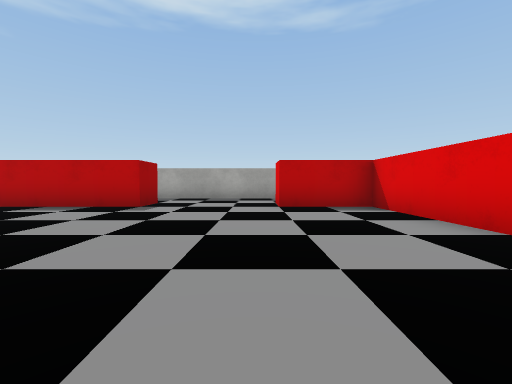
View 1 (above)

16 first-person views from a walk through a Unity game level. The camera is 0.51 m above the floor, tilts 2° down and sees 90° across. The floor is counted in squares, 1 m on a side. Each view is taken from the middle of a square. On the plan, view 1 faces up. The plan holds only what a view shows up to about 9 squares ahead; the rest is blank. The place goes on beyond the plan. Some surface patterns are stand-ins.

View 2
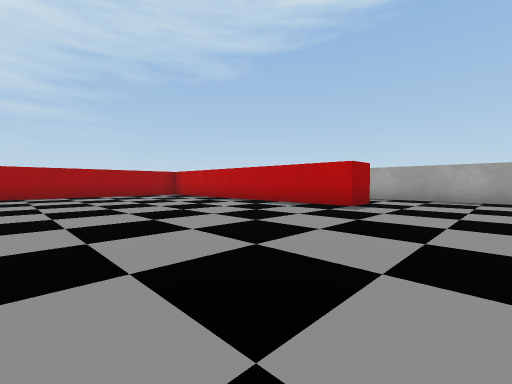

View 3
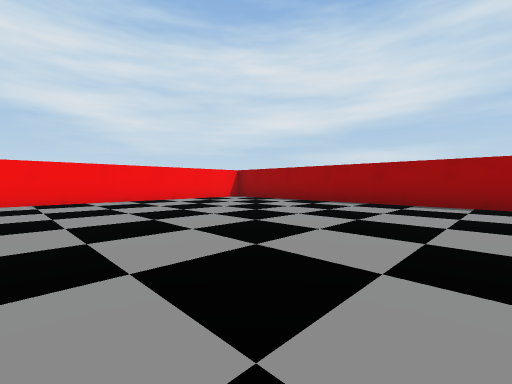

View 4
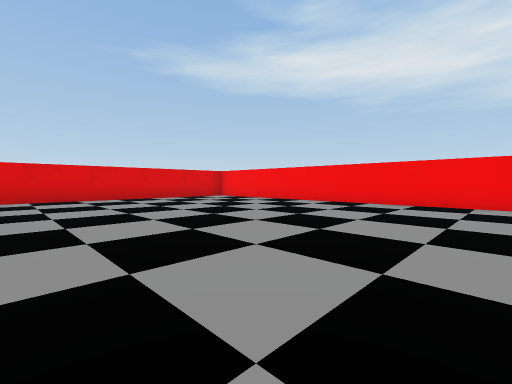

View 5
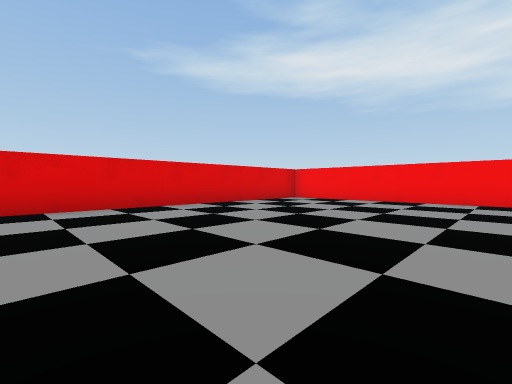

View 6
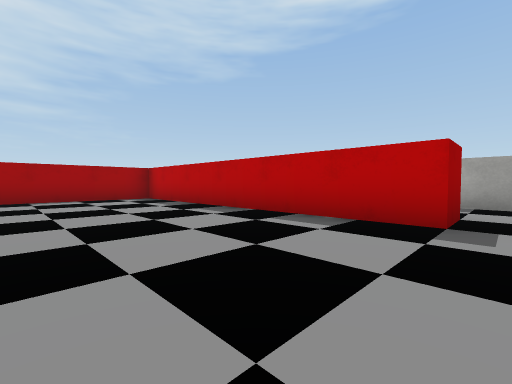

View 7
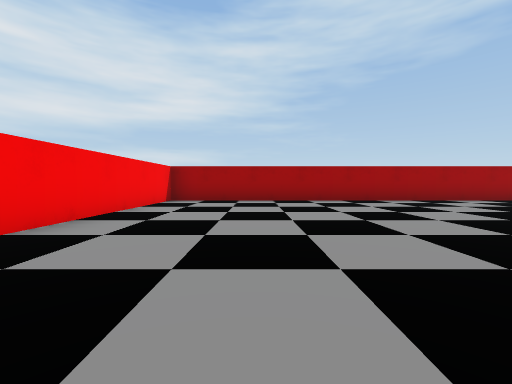

View 8
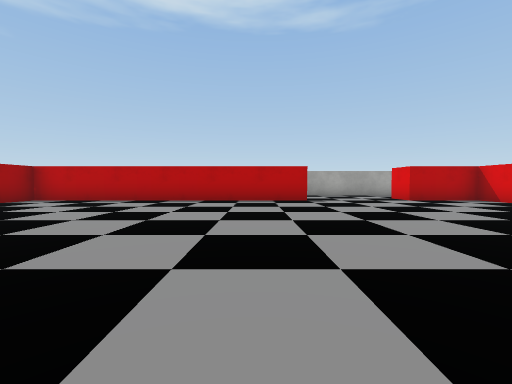

View 9
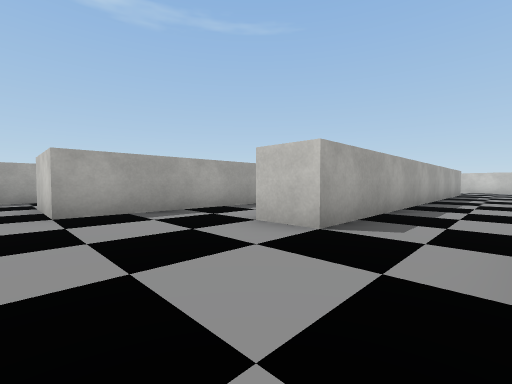

View 10
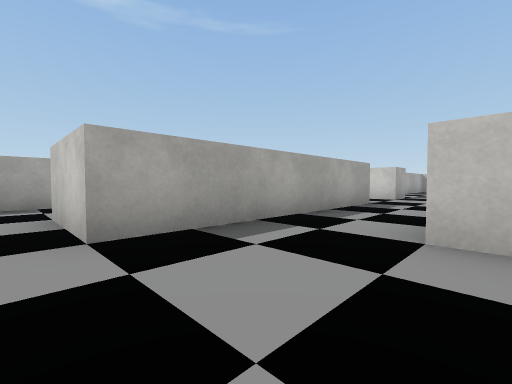

View 11
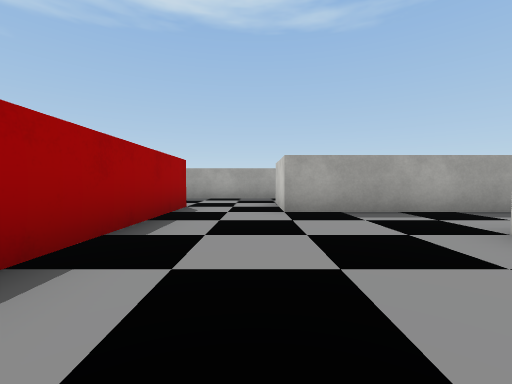

View 12
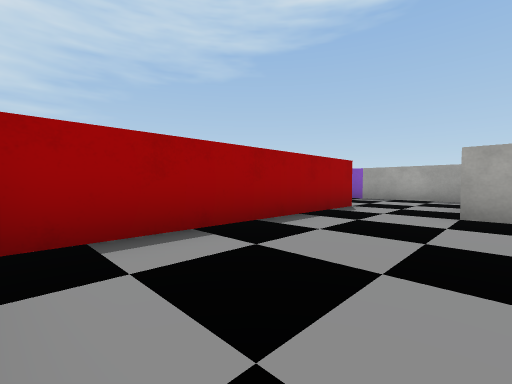

View 13
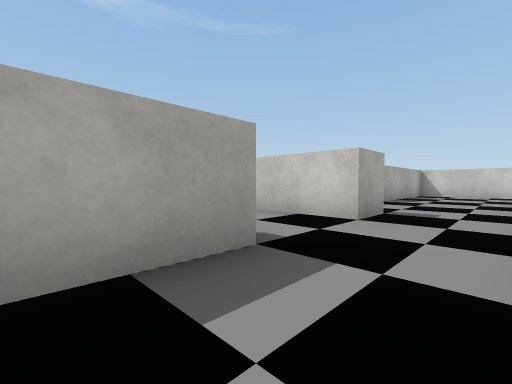

View 14
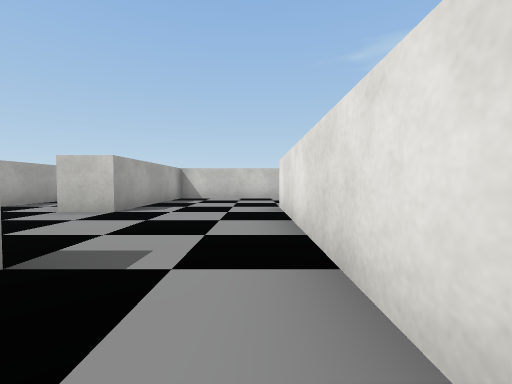

View 15
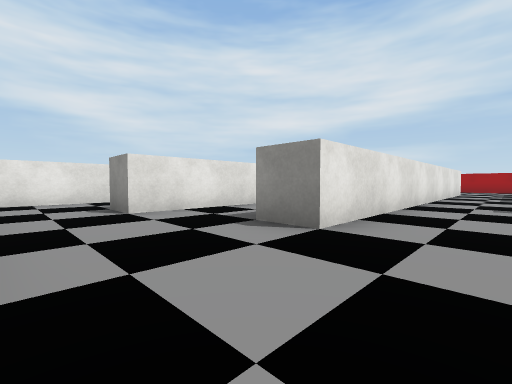

View 16
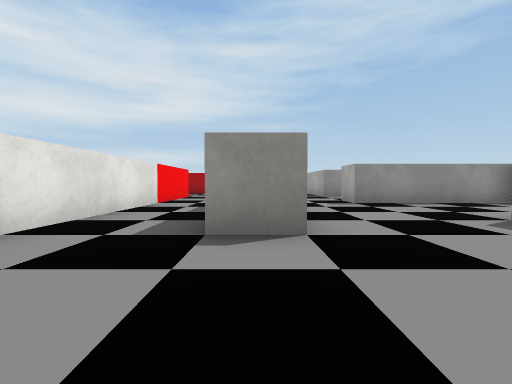

### Floor plan
Points are (right, up) in squares from view 1. A wall is a line through its corners. A room is listed if a view was taken in it or the views show most of it. See-through windows are left out.
Room 1 (views 1, 2, 3, 4, 5, 6, 7, 8)
walls: (-2.5, 6.5) (-2.5, 5.5) (-10.5, 5.5) (-10.5, -5.5) (2.2, -5.5); (0.5, 8.5) (-3.5, 8.5); (2.5, -5.2) (2.5, 5.5) (0.5, 5.5) (0.5, 6.5)
ways out: opening at (-3, 7.5) to room 2; opening at (0, 7.5) to room 3
Room 2 (views 9, 10, 11, 12, 13, 14)
walls: (-3.5, 8.5) (-3.5, 9.5); (-1.2, 9.5) (3.5, 9.5); (0.5, 11.5) (-5.5, 11.5) (-5.5, 12.5); (-7.5, 12.6) (-7.5, 6.9); (3.5, 11.5) (2.5, 11.5) (2.5, 12.5)
ways out: opening at (-3, 7.5) to room 1; opening at (3, 10.5) to room 3; opening at (-6.5, 12); opening at (1.5, 12)
Room 3 (views 15, 16)
walls: (5.2, 8.5) (0.5, 8.5); (3.5, 9.5) (7.5, 9.5) (7.5, 8.5); (10.5, 9.1) (10.5, 12.5) (6.5, 12.5) (6.5, 13.5); (3.5, 14.5) (3.5, 11.5); (1, 6.5) (8.5, 6.5)
ways out: opening at (0, 7.5) to room 1; opening at (3, 10.5) to room 2; opening at (7, 14); opening at (9.5, 6)

Where each view was taken, in squares from view 1:
view 1: 0 up, 0 right, facing up
view 2: 0 up, 0 right, facing up-left
view 3: 2 up, 4 left, facing down-left
view 4: 1 up, 6 left, facing down-right
view 5: 2 up, 3 left, facing down-right
view 6: 2 up, 2 left, facing up-left
view 7: 3 down, 3 left, facing left
view 8: 2 down, 4 left, facing up
view 9: 7 up, 6 left, facing up-right
view 10: 9 up, 6 left, facing up-right
view 11: 7 up, 6 left, facing up
view 12: 7 up, 5 left, facing up-left
view 13: 10 up, 1 left, facing up-right
view 14: 10 up, 2 right, facing right
view 15: 11 up, 10 right, facing down-left
view 16: 9 up, 10 right, facing left
